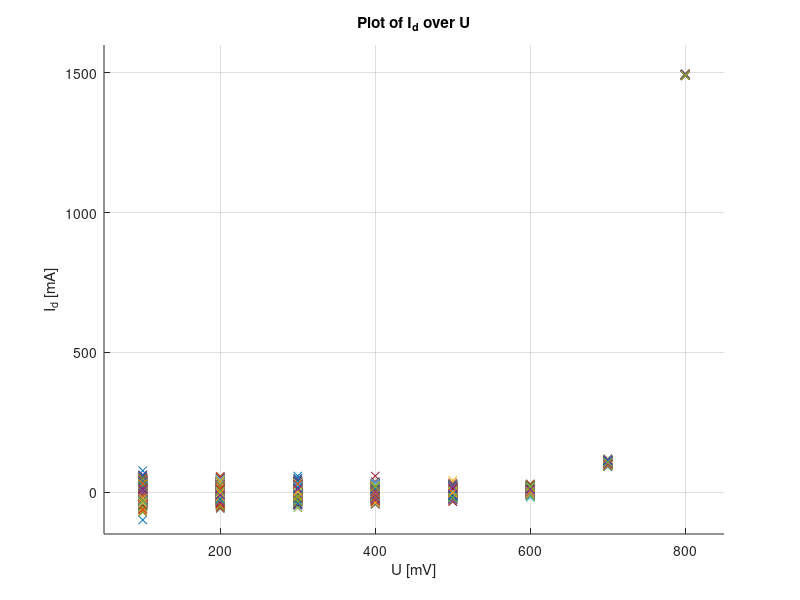
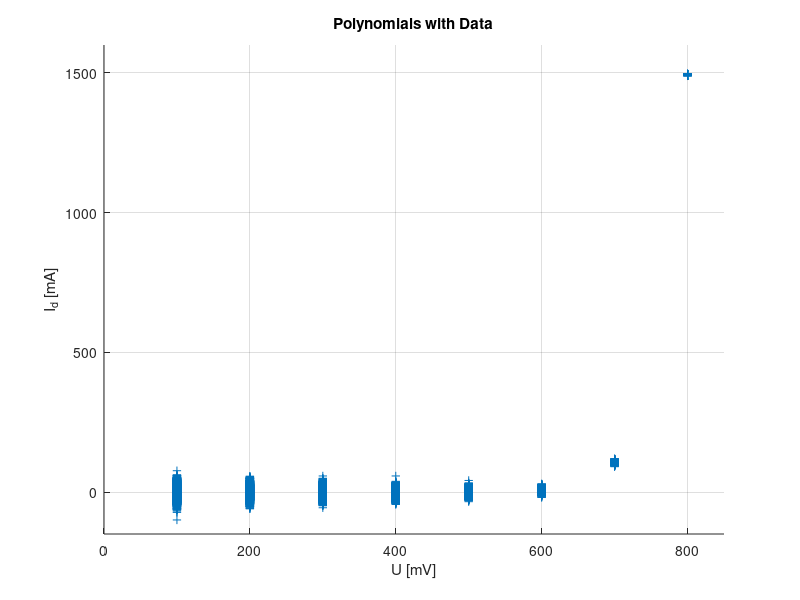

The MATLAB script that drew these images, in order: (Note: this script raises an error after producing the figures.)
% Modelling and System Identification Excercise 3
%
%   Juliane Weilbach
%   Marius Weisshap
%

close all;
clear all;
clc;
tic;

% Task 3
% Section a)

%Load the data from the supplied file, Data.mat
load('exercise2_data.mat');
num_data = 16000/8;
size_data_set = 8;
u=zeros(size_data_set, num_data);
i=zeros(size_data_set, num_data);

%Extract the Data to vectors
u(:)=data(:,1);
i(:)=data(:,2);

%Prepare the figure with labels
figure('Name', 'Plot of Data');
title('Plot of I_d over U');
xlabel('U [mV]');
ylabel('I_d [mA]');
axis([50 850 -150 1600]);
grid on;
hold on;

%Plot all the data into one Plot
for it=1:num_data
plot(u((1:8), it), i((1:8), it), 'x', 'LineWidth' , 0.25);
end

%Section c)
figure('Name', 'Data with Polynomials of different orders');
title('Polynomials with Data');
xlabel('U [mV]');
ylabel('I_d [mA]');
axis([0 850 -150 1600]);
grid on;
hold on;
plot_data = plot(data(1:16000,1),data(1:16000,2), '+');
plot_data.Annotation.LegendInformation.IconDisplayStyle = 'off';

high_polyn = 10;
to_plot = [4 6 8 10];

scaling_for_f = 1000;

for it_o=1:high_polyn-1
    %Input data length/Length of the input vectors to be used in LS
    %Approximation
    N = 2000;
    %Order of Polynomial to fit:
    d = it_o + 1;
    %Number of Coefficients in Polynomial/Theta
    num_coeff = d + 1;


    %Dependant variable
    %Transposing in order to receive columnvector
    %Names chosen for consistency with the script
    y=i(1:N)';
    
    %Preallocate memory for the Regression matrix
    PHI=ones(N,num_coeff);

    %Fill in the matrix data, directly compute the powers
    for it=1:num_coeff
        PHI(:,it)=u(1:N).^(it-1);    
    end
%{
    %Compute the Pseudo inverse of the data
    %pinv_PHI=pinv(PHI);

    %Compute the coefficients from LS norm by calculating the minimizer of 
    %the objective function Section d)
    %
    %   Invertible because Matrix has full rank
% 
%     PHI_temp = PHI;
%     
%     A=PHI_temp'*PHI_temp;
%     
%     D=det(A)
%     
%     B=diff(A)
%     
%     C=diff(B)
%     
    %}
    %Section e)
    %----------------------------------------------------------------------
    
    theta=pinv(PHI)*y %No warning

    %theta = inv(PHI'*PHI) * PHI' * y %Warning, 'slow'
    
    %theta = (PHI'*PHI) \ PHI' * y %Warning, 'fast'
    %----------------------------------------------------------------------
    
    %Flip theta to make the coefficient vector match the format expected by
    %MATLAB for a polynomial, with coefficients in descending order
    coeffs=flipud(theta);

    %Display the data nicely

    %Put in the Polynomials
    x_p = 0:10:900;
    y_p = polyval(coeffs, x_p);
    if(ismember(d, to_plot))
        plot(x_p, y_p, '-', 'DisplayName', ['Order: '  num2str(d)]);
    end
    legend('show', 'Location', 'Northwest');
end

%Section f)
%Scaling factor for all the values in order to get A and 
scaling = 1000;
%Scaling the Values
u_scaled = u(:,:)./scaling;
i_scaled = i(:,:)./scaling;

N = 2000;
%Order of Polynomial to fit:
d = 4;
%Number of Coefficients in Polynomial/Theta
num_coeff = d + 1;


%Dependant variable
%Transposing in order to receive columnvector
%Names chosen for consistency with the script
y=i_scaled(1:N)';
    
%Preallocate memory for the Regression matrix
PHI=ones(N,num_coeff);

%Fill in the matrix data, directly compute the powers
for it=1:num_coeff
    PHI(:,it)=u_scaled(1:N).^(it-1);    
end

%Compute estimator parameters
clear theta;
theta_scaled=pinv(PHI)*y
%theta_scaled=inv(PHI'*PHI) * PHI' * y


%Flip for compatibility
clear coeffs;
coeffs_scaled=flipud(theta_scaled);

%Prepare figure
figure('Name', 'Plot of scaled Data with Estimator');
title('Plot of I_d over U');
xlabel('U [V]');
ylabel('I_d [A]');
axis([0.050 0.850 -0.150 1.600]);
grid on;
hold on;
clear x_p;
clear y_p;
x_p = 0:0.01:0.9;
y_p = polyval(coeffs_scaled, x_p);

plot_data = plot(data(1:16000,1)./scaling,data(1:16000,2)./scaling, '+');
plot_data.Annotation.LegendInformation.IconDisplayStyle = 'off';


plot(x_p, y_p, '-', 'DisplayName', ['Order: '  num2str(d)]);
legend('show', 'Location', 'Northwest');

toc